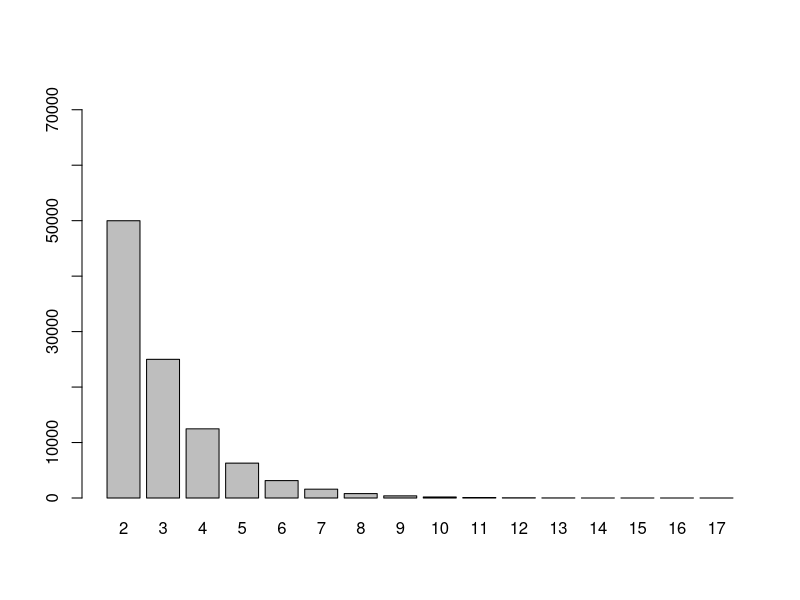
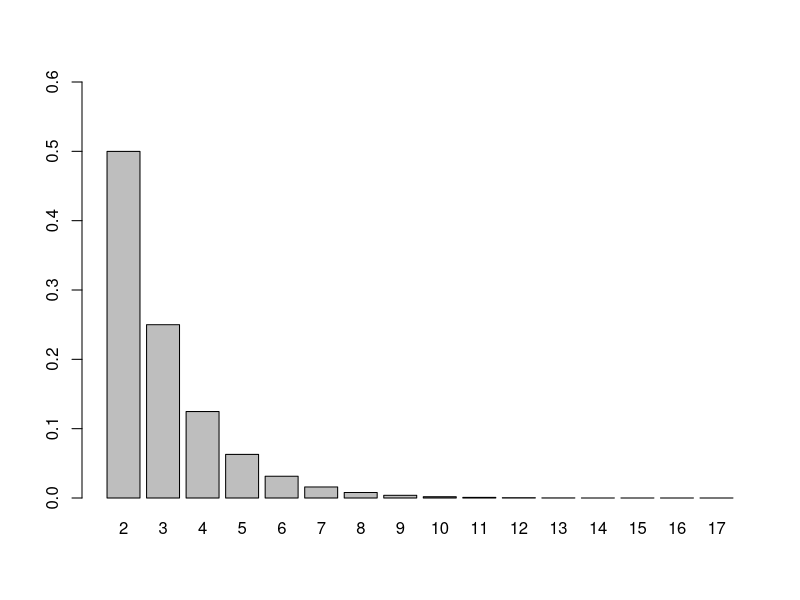

These figures' R source, in order:
## ---- chunk 1
knitr::opts_chunk$set(echo = TRUE)
## ---- chunk 2
coin_counter <-c()
for (i in 1:100000){
coin <- c('h','t')
toss_number <- 0
toss_goal <- 2
counter <- c()


number_coins<- c()
while(toss_number<toss_goal){
   toss <- sample(coin,1,T)
  counter <-c(counter,toss)
  if (length(counter)==1){
 next
  }
  else if(tail(counter,1)==counter[length(counter)-1]){
    toss_number<-toss_goal
    number_coins <- length(counter)
    break
  }
  else{ 
    next }
 
}
coin_counter <-c(coin_counter,number_coins)

i+1
}


## ---- chunk 3
coin_counter2 <- table(as.factor(coin_counter))
coin_counter2
barplot(coin_counter2,ylim=c(0,75000))

table(coin_counter)/length(coin_counter)
barplot((coin_counter2)/sum(coin_counter2),ylim = c(0,.6))



